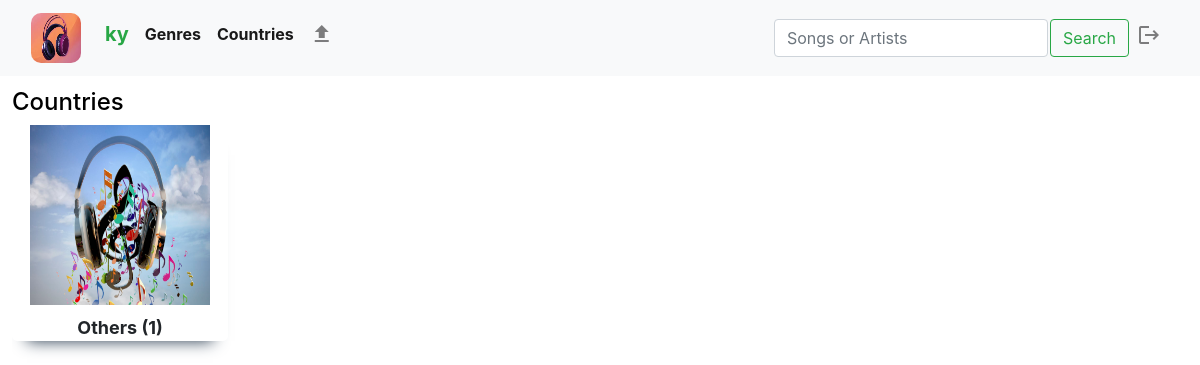
The app's page /menu/countries (signed in) with its own data.
### music/models.py (models this page shows, shortened)
class User(AbstractUser):
    pass

class Song(models.Model):
    uploader = models.ForeignKey(User, on_delete=models.CASCADE, related_name="uploader")
    title = models.CharField(max_length=64, blank=False, db_column="title")
    _artists = models.CharField(max_length=64, blank=True, db_column="artists")
    _country = models.CharField(max_length=64, blank=True, db_column="country")
    _genre = models.CharField(max_length=64, blank=True, db_column="genre")
    date = models.DateTimeField(db_column="date")
    views = models.IntegerField(default=0, db_column="views")
    photo = models.ImageField(upload_to='images', blank=True, default=None)
    audio = models.FileField(upload_to='songs', blank=False, default=None)
    @property
    def artists(self):
        return self._artists
    @artists.setter
    def artists(self, artists):
        if not artists:
            self._artists = "Unknown"
        else:
            self._artists = artists
    @property
    def genre(self):
        return self._genre
    @genre.setter
    def genre(self, genre):
        if not genre or genre.lower() not in ["pop", "dance", "rock", "jazz", "traditional", "soundtrack"]:
            self._genre = "Others"
        else:
            self._genre = genre
    @property
    def country(self):
        return self._country
    @country.setter
    def country(self, country):
        if not country or country.lower() not in ["us - uk", "korea", "japan", "china", "vietnam"]:
            self._country = "Others"
        else:
            self._country = country

### music/views.py (the view)
# urls.py: path("menu/<str:menu>", views.menu, name="menu"),
def menu(request, menu):
    packages = []
    all_lists = []
    if menu == "genres":
        for genre in genres:
            tracks = Tracks("genre", genre).all
            genre_list = {"name": genre.capitalize(), "number_of_tracks": tracks.count()}
            if genre_list["number_of_tracks"] != 0:
                all_lists.append(genre_list)
    elif menu == "countries":
        for country in countries:
            tracks = Tracks("country", country).all
            if country == "us - uk":
                country = "US - UK"
            else:
                country = country.capitalize()
            country_list = {"name": country, "number_of_tracks": tracks.count()}
            if country_list["number_of_tracks"] != 0:
                all_lists.append(country_list)
    l = Paginator(all_lists, 5)
    for i in range(l.num_pages):
        packages.append(l.page(i + 1))
    return render(request, "music/menu.html", {
        "host": request.user,
        "menu": menu.capitalize(),
        "packages": packages
    })

### music/templates/music/menu.html (shortened to what this page needs)
{% extends "music/layout.html" %}
{% load static %}
{% block body %}
    <div id="library-page">
        <div id="library-uploaded">
            <div class="smaller-headers">
                <h4>{{ menu }}</h4>
            </div>
            <div class="media-container" id="uploaded-container">
                {% for package in packages %}
                    <div class="media-group" id="group-{{ package.number }}">
                        {% for group in package.object_list %}
                            <div class="media-items">
                                <img src="/static/music/media/{{ group.name }}.jpg">
                                <h3 class="group-name">{{ group.name }} ({{ group.number_of_tracks }})</h3>
                            </div>
                        {% endfor %}
                    </div>
                {% endfor %}
            </div>
        </div>
    </div>
{% endblock %}

### music/templates/music/layout.html (shortened to what this page needs)
{% load static %}
<!DOCTYPE html>
<html lang="en">
    <head>
            <link rel="stylesheet" href="https://stackpath.bootstrapcdn.com/bootstrap/4.4.1/css/bootstrap.min.css">
        <link rel="stylesheet" href="https://cdnjs.cloudflare.com/ajax/libs/font-awesome/4.7.0/css/font-awesome.min.css"/>
        <link href="{% static 'music/styles.css' %}" rel="stylesheet">
    </head>
    <body>
        <div class="header">
            <nav class="navbar navbar-expand-sm navbar-light bg-light">
                <div class="container-fluid">
                    <a class="navbar-brand" href="{% url 'list' %}">
                        <img id="logo" src="{% static 'music/media/lolo.jpg' %}" alt="logo">
                    </a>
                    <div class="collapse navbar-collapse" id="navbarSupportedContent">
                        <ul class="navbar-nav mr-auto">
                            {% if user.is_authenticated %}
                                <li class="nav-item">
                                    <a class="nav-link active" aria-current="page" href="{% url 'library' user.id %}"><h5 style="color: #28a745; font-weight: bold;">{{ user.username }}</h5></a>
                                </li>
                             {% endif %}
                                <li class="nav-item dropdown">
                                    <a id="genres-menu" class="nav-link active" href="{% url 'menu' 'genres' %}"><strong>Genres</strong></a>
                                </li>
                                <li class="nav-item dropdown">
                                    <a id="countries-menu" class="nav-link active" href="{% url 'menu' 'countries' %}"><strong>Countries</strong></a>
                                </li>
                            {% if user.is_authenticated %}
                                <li class="nav-item">
                                    <a id="upload-link" class="nav-link" href="{% url 'upload' %}">
                                        <span class="material-icons">
                                        </span>
                                    </a>
                                </li>
                            {% endif %}
                        </ul>
                        <form class="d-flex" action="{% url 'search' %}" method="post">
                            <input style="margin-right: 2px;" class="form-control me-2" type="search" placeholder="Songs or Artists" aria-label="Search" name="name" required>
                            <button class="btn btn-outline-success" type="submit">Search</button>
                        </form>
                        <div class="log-in" style="float: right;">
                            <ul class="navbar-nav me-auto mb-2 mb-lg-0">
                                {% if user.is_authenticated %}
                                    <li class="nav-item">
                                        <a id="logout-link" class="nav-link" aria-current="page" href="{% url 'logout' %}">
                                            <span class="material-icons">
                                            </span>
                                        </a>
                                    </li>
                                {% endif %}
                            </ul>
                        </div>
                    </div>
                </div>
            </nav>
        </div>
        <div class="body">
            {% block body %}{% endblock %}
        </div>
    </body>
</html>

### music/static/music/styles.css (style rules this page uses)
#logo { width: 50px; height: 50px; }
img { border-radius: 10px; }
ul { list-style: none; }
.header { height: auto; }
#library-page { margin-top: 1vw; margin-left: 1vw; margin-right: 1vw; margin-bottom: 1vw; }
#library-page .smaller-headers { display: block; width: 100%; }
#library-page .smaller-headers h4, h5 { display: inline-block; color: black; }
.media-container { display: grid; grid-auto-flow: column; overflow-x: hidden; scroll-behavior: smooth; grid-column-gap: 3vw; grid-row-gap: 2vw; }
.media-group { display: grid; grid-auto-flow: column; grid-auto-columns: 20vw; height: 22vw; width: 98vw; }
.media-items { display: flex; position: relative; overflow: hidden; border-radius: 5px; width: 18vw; height: 18vw; z-index: 5; box-shadow: rgb(38, 57, 77) 0px 15px 15px -15px; }
.media-items img { margin-left: 1.5vw; width: 15vw; height: 15vw; border-radius: 0px; cursor: pointer; }
.media-items .group-name { position: absolute; z-index: 10; width: 100%; padding-left: 1vw; padding-right: 1vw; font-size: 1.5vw; overflow: hidden; font-weight: bold; text-align: center; }
.media-items .group-name { margin-top: 16vw; display: block; }

### records on screen
User: username "ky"
Song: name "Others", number_of_tracks "1"

### other values on screen
{{ menu }} "Countries"
